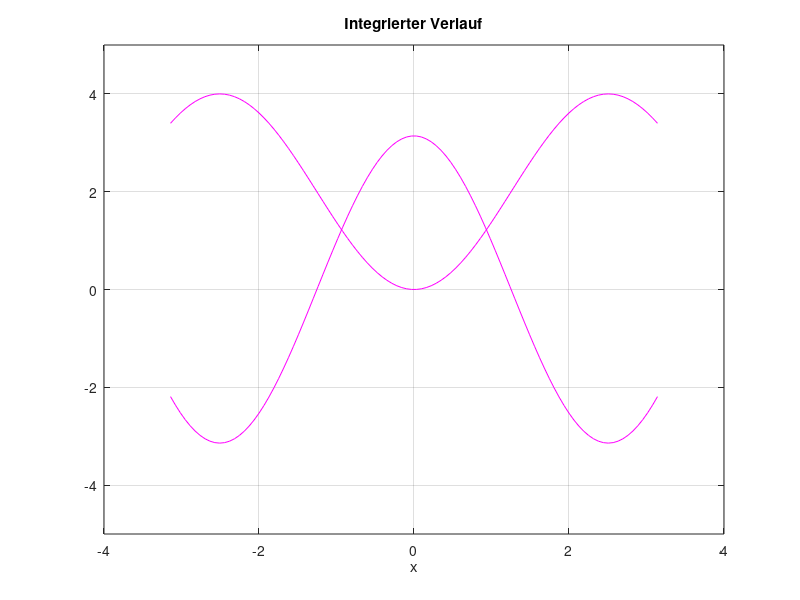

Source code (MATLAB):
clear;

%% Cosinus
I = [-pi, pi];
DIM = 100;
x = linspace(I(1), I(2), DIM);
N = 6;

% Definition der Cosinus-Polynomfunktion
Tf_cos = 0;
for k = 0:N
    Tf_cos = Tf_cos + (-1)^k * (pi/2)^k * x.^(2*k) / factorial(2*k);
end

%% Sinus
I = [-pi, pi];
DIM = 100;
x = linspace(I(1), I(2), DIM);
N = 18;
Tf_sin = 0;
for k = 0:N
    Tf_sin = Tf_sin + (-1)^k * (pi/2)^k * x.^(2*k+2) / factorial(2*k+2);
end

% Berechnung des Integrals
sin_result = integral(@(x) [Tf_cos; Tf_sin], 0, I(2), 'ArrayValued', true);


% Plotten von sin(x), Taylorpolynom und integriertem Verlauf
figure;
plot(x, sin_result, '-m');
grid on
title('Integrierter Verlauf');
xlabel('x');
ylim([-5, 5]);  % Manuelle Anpassung der y-Limits